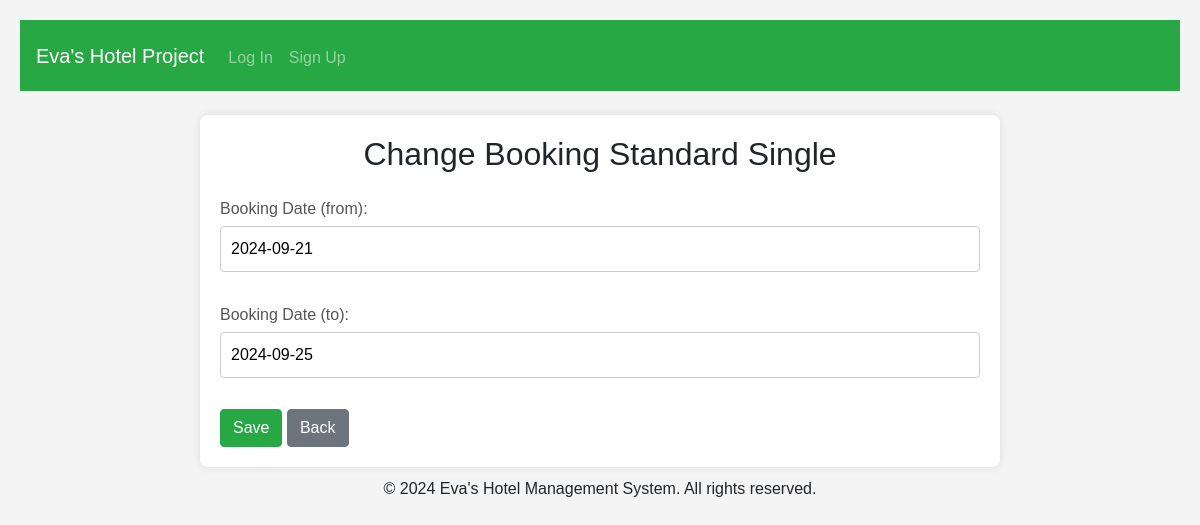
Screenshot of /bookings/4/edit/ with the database file from the repository.
### hotel_app/models.py (models this page shows)
class Booking(models.Model):
    user = models.ForeignKey(User, on_delete=models.CASCADE)
    room = models.ForeignKey(Room, on_delete=models.CASCADE)
    start_date = models.DateField()
    end_date = models.DateField()

class Room(models.Model):
    hotel = models.ForeignKey(Hotel, on_delete=models.CASCADE)
    ROOM_TYPE_CHOICES = {
        "Standard Single": "Standard Single",
        "Standard Double": "Standard Double",
        "Standard Twin": "Standard Twin",
        "Quadruple Room": "Quadruple Room",
        "Presidential Suit": "Presidential Suit"
    }
    room_type = models.CharField(max_length=17, choices=ROOM_TYPE_CHOICES, default="SS")
    price = models.PositiveIntegerField()
    capacity = models.IntegerField(validators=[MinValueValidator(1), MaxValueValidator(5)])
    description = models.CharField(max_length=100, blank=True, null=True)

### hotel_app/views.py (the view)
# urls.py: path('bookings/<int:pk>/edit/', views.BookingUpdateView.as_view(), name='booking_edit'),
class BookingUpdateView(UpdateView):
    model = Booking
    fields = ['start_date', 'end_date']
    success_url = '/bookings/'
    template_name = 'booking/booking_update.html'

### templates/booking/booking_update.html (shortened to what this page needs)
{% extends 'base.html' %}
{% block content %}
    <h2 class="mb-4">Change Booking {{ object.room.room_type }}</h2>
    <body>
    <form method="post">
        <div class="mb-3">
            <label for="start_date" class="form-label">Booking Date (from): </label>
            {{ form.start_date }}
        </div>
        <div class="mb-3">
            <label for="end_date" class="form-label">Booking Date (to): </label>
            {{ form.end_date }}
        </div>
        <button type="submit" class="btn btn-success">Save</button>
        <a href="{% url 'bookings' %}" class="btn btn-secondary">Back</a>
    </form>
    </body>
{% endblock %}

### templates/base.html (style rules this page uses)
body { font-family: Arial, sans-serif; background-color: #f4f4f4; margin: 0; padding: 20px; }
div { margin-bottom: 5px; margin-top: 10px; }
h2 { text-align: center; }
label { display: block; margin-bottom: 5px; color: #555; }
input[type="email"], input[type="password"], input[type="text"] { width: 100%; padding: 10px; margin-bottom: 15px; border: 1px solid #ccc; border-radius: 4px; }

### rows the page displays
Booking: room.room_type "Standard Single", start_date "2024-09-21", end_date "2024-09-25"
